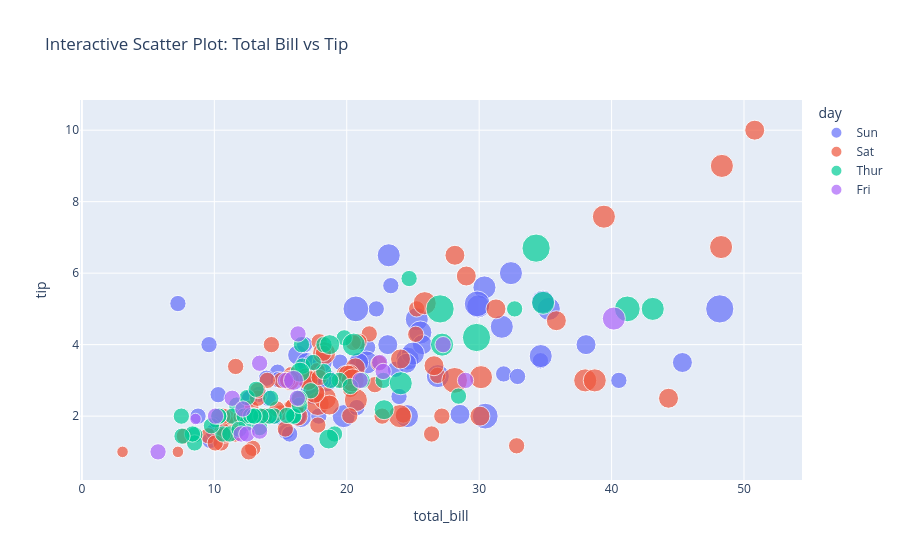

The cell this chart's notebook holds for it:
### Code cell
# 10. INTERACTIVE SCATTER PLOT WITH PLOTLY EXPRESS


# px.scatter() builds an interactive scatter plot in one call.
#    df: the DataFrame
#    x='total_bill': x-axis variable
#    y='tip': y-axis variable
#    color='day': colour points by day of week (categorical encoding)
#    size='size': point size encodes party size (numerical encoding)
#    hover_data=['sex','smoker']: extra info shown on hover
#    title=...: chart title
fig = px.scatter(df, x='total_bill', y='tip', color='day',
                 size='size', hover_data=['sex', 'smoker'],
                 title='Interactive Scatter Plot: Total Bill vs Tip')

# fig renders the interactive plot inside the notebook.
# In Jupyter Notebook you can hover, zoom, pan, and click.
fig

### Figure 1 — Plotly figure (JSON) as saved in the notebook; plotly's stock layout.template omitted (floating-point values rounded to 4 significant figures; data arrays with more than 128 entries replaced by an {"elided": "..."} marker saying what was removed)
{"data": [{"customdata": {"elided": "76x2 str values"}, "hovertemplate": "day=Sun<br>total_bill=%{x}<br>tip=%{y}<br>size=%{marker.size}<br>sex=%{customdata[0]}<br>smoker=%{customdata[1]}<extra></extra>", "legendgroup": "Sun", "marker": {"color": "#636efa", "size": [2, 3, 3, 2, 4, 4, 2, 4, 2, 2, 2, 4, 2, 4, 2, 2, 3, 3, 3, 2, 2, 2, 4, 2, 2, 4, 3, 2, 2, 2, 4, 2, 4, 2, 3, 2, 3, 2, 4, 2, 2, 3, 4, 4, 5, 6, 4, 2, 4, 4, 2, 3, 2, 2, 3, 2, 4, 2, 2, 2, 2, 2, 2, 2, 2, 4, 2, 3, 4, 2, 5, 3, 5, 3, 3, 2], "sizemode": "area", "sizeref": 0.015, "symbol": "circle"}, "mode": "markers", "name": "Sun", "orientation": "v", "showlegend": true, "type": "scatter", "x": [16.99, 10.34, 21.01, 23.68, 24.59, 25.29, 8.77, 26.88, 15.04, 14.78, 10.27, 35.26, 15.42, 18.43, 14.83, 21.58, 10.33, 16.29, 16.97, 17.46, 13.94, 9.68, 30.4, 18.29, 22.23, 32.4, 28.55, 18.04, 12.54, 10.29, 34.81, 9.94, 25.56, 19.49, 38.07, 23.95, 25.71, 17.31, 29.93, 14.07, 13.13, 17.26, 24.55, 19.77, 29.85, 48.17, 25.0, 13.39, 16.49, 21.5, 12.66, 16.21, 13.81, 17.51, 24.52, 20.76, 31.71, 7.25, 31.85, 16.82, 32.9, 17.89, 14.48, 9.6, 34.63, 34.65, 23.33, 45.35, 23.17, 40.55, 20.69, 20.9, 30.46, 18.15, 23.1, 15.69], "xaxis": "x", "y": [1.01, 1.66, 3.5, 3.31, 3.61, 4.71, 2.0, 3.12, 1.96, 3.23, 1.71, 5.0, 1.57, 3.0, 3.02, 3.92, 1.67, 3.71, 3.5, 2.54, 3.06, 1.32, 5.6, 3.0, 5.0, 6.0, 2.05, 3.0, 2.5, 2.6, 5.2, 1.56, 4.34, 3.51, 4.0, 2.55, 4.0, 3.5, 5.07, 2.5, 2.0, 2.74, 2.0, 2.0, 5.14, 5.0, 3.75, 2.61, 2.0, 3.5, 2.5, 2.0, 2.0, 3.0, 3.48, 2.24, 4.5, 5.15, 3.18, 4.0, 3.11, 2.0, 2.0, 4.0, 3.55, 3.68, 5.65, 3.5, 6.5, 3.0, 5.0, 3.5, 2.0, 3.5, 4.0, 1.5], "yaxis": "y"}, {"customdata": {"elided": "87x2 str values"}, "hovertemplate": "day=Sat<br>total_bill=%{x}<br>tip=%{y}<br>size=%{marker.size}<br>sex=%{customdata[0]}<br>smoker=%{customdata[1]}<extra></extra>", "legendgroup": "Sat", "marker": {"color": "#EF553B", "size": [3, 2, 2, 2, 4, 2, 4, 2, 2, 2, 2, 2, 4, 2, 4, 2, 3, 3, 3, 3, 3, 3, 4, 2, 2, 4, 2, 2, 2, 4, 3, 3, 2, 1, 2, 2, 2, 3, 2, 2, 2, 2, 2, 3, 2, 2, 2, 2, 2, 2, 2, 2, 1, 2, 2, 3, 2, 3, 4, 2, 2, 3, 4, 4, 2, 3, 2, 5, 2, 2, 4, 4, 2, 2, 4, 3, 2, 2, 2, 2, 2, 2, 3, 3, 2, 2, 2], "sizemode": "area", "sizeref": 0.015, "symbol": "circle"}, "mode": "markers", "name": "Sat", "orientation": "v", "showlegend": true, "type": "scatter", "x": [20.65, 17.92, 20.29, 15.77, 39.42, 19.82, 17.81, 13.37, 12.69, 21.7, 19.65, 9.55, 18.35, 15.06, 20.69, 17.78, 24.06, 16.31, 16.93, 18.69, 31.27, 16.04, 38.01, 26.41, 11.24, 48.27, 20.29, 13.81, 11.02, 18.29, 17.59, 20.08, 16.45, 3.07, 20.23, 15.01, 12.02, 17.07, 26.86, 25.28, 14.73, 10.51, 17.92, 44.3, 22.42, 20.92, 15.36, 20.49, 25.21, 18.24, 14.31, 14.0, 7.25, 10.59, 10.63, 50.81, 15.81, 26.59, 38.73, 24.27, 12.76, 30.06, 25.89, 48.33, 13.27, 28.17, 12.9, 28.15, 11.59, 7.74, 30.14, 20.45, 13.28, 22.12, 24.01, 15.69, 11.61, 10.77, 15.53, 10.07, 12.6, 32.83, 35.83, 29.03, 27.18, 22.67, 17.82], "xaxis": "x", "y": [3.35, 4.08, 2.75, 2.23, 7.58, 3.18, 2.34, 2.0, 2.0, 4.3, 3.0, 1.45, 2.5, 3.0, 2.45, 3.27, 3.6, 2.0, 3.07, 2.31, 5.0, 2.24, 3.0, 1.5, 1.76, 6.73, 3.21, 2.0, 1.98, 3.76, 2.64, 3.15, 2.47, 1.0, 2.01, 2.09, 1.97, 3.0, 3.14, 5.0, 2.2, 1.25, 3.08, 2.5, 3.48, 4.08, 1.64, 4.06, 4.29, 3.76, 4.0, 3.0, 1.0, 1.61, 2.0, 10.0, 3.16, 3.41, 3.0, 2.03, 2.23, 2.0, 5.16, 9.0, 2.5, 6.5, 1.1, 3.0, 1.5, 1.44, 3.09, 3.0, 2.72, 2.88, 2.0, 3.0, 3.39, 1.47, 3.0, 1.25, 1.0, 1.17, 4.67, 5.92, 2.0, 2.0, 1.75], "yaxis": "y"}, {"customdata": [["Male", "No"], ["Male", "No"], ["Male", "No"], ["Male", "Yes"], ["Male", "No"], ["Female", "No"], ["Male", "Yes"], ["Male", "No"], ["Female", "No"], ["Male", "No"], ["Male", "No"], ["Male", "No"], ["Male", "No"], ["Female", "No"], ["Female", "No"], ["Female", "No"], ["Male", "No"], ["Female", "No"], ["Male", "No"], ["Male", "No"], ["Female", "No"], ["Female", "No"], ["Male", "No"], ["Female", "No"], ["Female", "No"], ["Male", "No"], ["Male", "No"], ["Female", "No"], ["Female", "No"], ["Female", "No"], ["Female", "No"], ["Female", "No"], ["Female", "No"], ["Female", "No"], ["Male", "Yes"], ["Female", "No"], ["Female", "No"], ["Male", "No"], ["Male", "No"], ["Female", "No"], ["Female", "No"], ["Female", "No"], ["Female", "No"], ["Female", "No"], ["Male", "No"], ["Male", "No"], ["Female", "Yes"], ["Male", "Yes"], ["Male", "Yes"], ["Male", "Yes"], ["Male", "No"], ["Male", "Yes"], ["Female", "Yes"], ["Female", "Yes"], ["Male", "Yes"], ["Male", "Yes"], ["Female", "Yes"], ["Female", "Yes"], ["Female", "Yes"], ["Male", "Yes"], ["Female", "Yes"], ["Female", "No"]], "hovertemplate": "day=Thur<br>total_bill=%{x}<br>tip=%{y}<br>size=%{marker.size}<br>sex=%{customdata[0]}<br>smoker=%{customdata[1]}<extra></extra>", "legendgroup": "Thur", "marker": {"color": "#00cc96", "size": [4, 2, 2, 2, 2, 1, 2, 2, 4, 2, 2, 2, 2, 2, 2, 4, 2, 2, 2, 2, 2, 6, 2, 2, 2, 3, 2, 2, 2, 2, 2, 2, 2, 2, 2, 2, 2, 6, 5, 6, 2, 2, 3, 2, 2, 2, 2, 2, 2, 2, 2, 2, 4, 2, 2, 3, 2, 2, 2, 4, 3, 2], "sizemode": "area", "sizeref": 0.015, "symbol": "circle"}, "mode": "markers", "name": "Thur", "orientation": "v", "showlegend": true, "type": "scatter", "x": [27.2, 22.76, 17.29, 19.44, 16.66, 10.07, 32.68, 15.98, 34.83, 13.03, 18.28, 24.71, 21.16, 10.65, 12.43, 24.08, 11.69, 13.42, 14.26, 15.95, 12.48, 29.8, 8.52, 14.52, 11.38, 22.82, 19.08, 20.27, 11.17, 12.26, 18.26, 8.51, 10.33, 14.15, 16.0, 13.16, 17.47, 34.3, 41.19, 27.05, 16.43, 8.35, 18.64, 11.87, 9.78, 7.51, 19.81, 28.44, 15.48, 16.58, 7.56, 10.34, 43.11, 13.0, 13.51, 18.71, 12.74, 13.0, 16.4, 20.53, 16.47, 18.78], "xaxis": "x", "y": [4.0, 3.0, 2.71, 3.0, 3.4, 1.83, 5.0, 2.03, 5.17, 2.0, 4.0, 5.85, 3.0, 1.5, 1.8, 2.92, 2.31, 1.68, 2.5, 2.0, 2.52, 4.2, 1.48, 2.0, 2.0, 2.18, 1.5, 2.83, 1.5, 2.0, 3.25, 1.25, 2.0, 2.0, 2.0, 2.75, 3.5, 6.7, 5.0, 5.0, 2.3, 1.5, 1.36, 1.63, 1.73, 2.0, 4.19, 2.56, 2.02, 4.0, 1.44, 2.0, 5.0, 2.0, 2.0, 4.0, 2.01, 2.0, 2.5, 4.0, 3.23, 3.0], "yaxis": "y"}, {"customdata": [["Male", "Yes"], ["Male", "No"], ["Female", "Yes"], ["Female", "Yes"], ["Female", "No"], ["Male", "Yes"], ["Male", "Yes"], ["Male", "Yes"], ["Male", "Yes"], ["Male", "No"], ["Female", "Yes"], ["Female", "Yes"], ["Male", "Yes"], ["Female", "Yes"], ["Male", "Yes"], ["Female", "No"], ["Male", "Yes"], ["Female", "Yes"], ["Female", "Yes"]], "hovertemplate": "day=Fri<br>total_bill=%{x}<br>tip=%{y}<br>size=%{marker.size}<br>sex=%{customdata[0]}<br>smoker=%{customdata[1]}<extra></extra>", "legendgroup": "Fri", "marker": {"color": "#ab63fa", "size": [2, 2, 2, 2, 2, 4, 2, 2, 2, 2, 2, 2, 2, 2, 1, 3, 2, 2, 2], "sizemode": "area", "sizeref": 0.015, "symbol": "circle"}, "mode": "markers", "name": "Fri", "orientation": "v", "showlegend": true, "type": "scatter", "x": [28.97, 22.49, 5.75, 16.32, 22.75, 40.17, 27.28, 12.03, 21.01, 12.46, 11.35, 15.38, 12.16, 13.42, 8.58, 15.98, 13.42, 16.27, 10.09], "xaxis": "x", "y": [3.0, 3.5, 1.0, 4.3, 3.25, 4.73, 4.0, 1.5, 3.0, 1.5, 2.5, 3.0, 2.2, 3.48, 1.92, 3.0, 1.58, 2.5, 2.0], "yaxis": "y"}], "layout": {"legend": {"itemsizing": "constant", "title": {"text": "day"}, "tracegroupgap": 0}, "title": {"text": "Interactive Scatter Plot: Total Bill vs Tip"}, "xaxis": {"anchor": "y", "domain": [0, 1], "title": {"text": "total_bill"}}, "yaxis": {"anchor": "x", "domain": [0, 1], "title": {"text": "tip"}}}}
